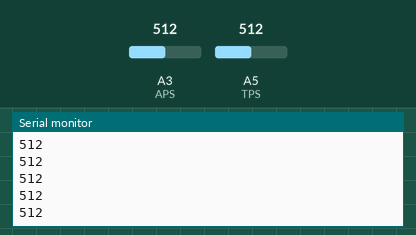
Simulated run of this sketch. Board: Arduino Uno, built with avr-gcc and run on an emulated ATmega328P. Shown: the last lines printed to the serial monitor. The inputs (shaded band) are chosen by the test bench; at power-on: A5 (TPS) = 512, A3 (APS) = 512.

Above: at 1.2 s.
1.3 s: A5 (TPS) set to 716
At 1.56 s:
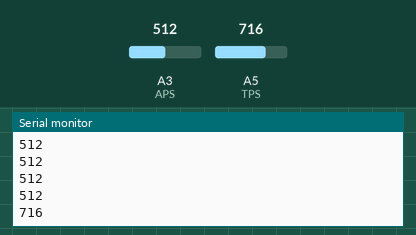
2.8 s: A5 (TPS) set to 900
At 2.96 s:
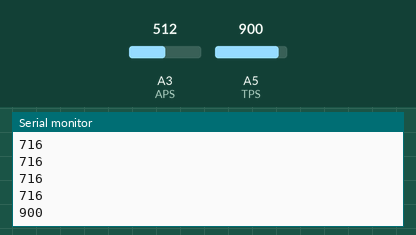
Timing chart, 0 to 5.8 s (numbered marks = the images above; inputs shaded):
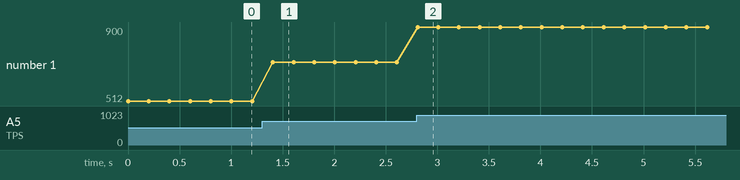

The sketch:

ETC_Test.ino
```cpp
//Unit Test for ETC: Send TPS and APPS test data over CANbus
//Prints all sent analog vals, and returned PID vals to serial for calibration

#include <SPI.h>
#include <mcp_can.h>

const int SPI_CS_PIN = 9;

MCP_CAN CAN(SPI_CS_PIN);                                    // Set CS pin


//TODO: Two pots per signal, send raw vals to
int APS = A3;    // Single Pot for APPS
int TPS = A5;    // Single Pot for TPS
unsigned short tpsval, appsval;
void setup() {
  Serial.begin(115200);

    while (CAN_OK != CAN.begin(CAN_250KBPS))              // init can bus : baudrate = 500k
    {
        Serial.println("CAN BUS Shield init fail");
        Serial.println(" Init CAN BUS Shield again");
        delay(100);
    }
    Serial.println("CAN BUS Shield init ok!");
}

//CANBus packets come in as array of U8,
//will need to combine two vals for full analog range

unsigned char stmp[8] = {0, 1, 2, 3, 4, 5, 6, 7};
unsigned char tps[4] = {0,0,0,0};
void loop() {

  tpsval = analogRead(TPS);
  appsval = analogRead(APS);

   unsigned char len = 0;
   unsigned char buf[8];

  stmp[0] = (unsigned char) (appsval >> 8) & 0xff;
  stmp[1] = (unsigned char) appsval &0xff;

  tps[0] = (unsigned char) (tpsval >> 8) & 0xff;
  tps[1] = (unsigned char) tpsval &0xff;

  Serial.println(tpsval);
    // send APPS:  id = 0x00, standrad frame, data len = 8, stmp: data buf
    CAN.sendMsgBuf(0x111, 0, 4, stmp);
    delay(100);                       // send data per 100ms
    // send TPS:  id = 0x00, standrad frame, data len = 8, stmp: data buf
    CAN.sendMsgBuf(0x122, 0, 4,tps);
    delay(100);                       // send data per 100ms
    if(CAN_MSGAVAIL == CAN.checkReceive())            // check if data coming
    {
       CAN.readMsgBuf(&len, buf);    // read data,  len: data length, buf: data buf
   unsigned int canId = CAN.getCanId();

        Serial.println("-----------------------------");
        Serial.print("Get data from ID: ");
        Serial.println(canId, HEX);

        for(int i = 0; i<len; i++)    // print the data
        {
            Serial.print(buf[i]);
            Serial.print("\t");
        }
        Serial.println();
    }
}
```

Measured:
- after the input at 1.3 s, the serial monitor: prints a new line after 0.10 s (image 1)
- after the input at 2.8 s, the serial monitor: prints a new line at once (image 2)
- plotted number 1: 512 → 716 after the input at 1.3 s, 716 → 900 after the input at 2.8 s
